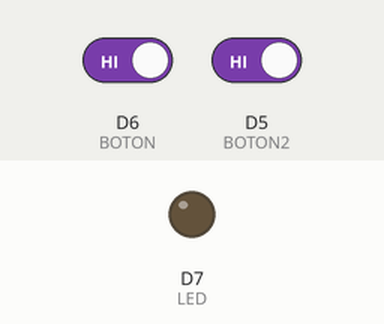
Bench run of a sketch on a simulated ESP8266 (NodeMCU). Parts: output pins drawn as LEDs (lit = HIGH). Inputs (shaded band) come from the test bench; at power-on: D6 (BOTON) HIGH, D5 (BOTON2) HIGH.

Above: at 1.2 s.
1.3 s: D6 (BOTON) driven LOW and D5 (BOTON2) driven LOW
At 1.8 s:
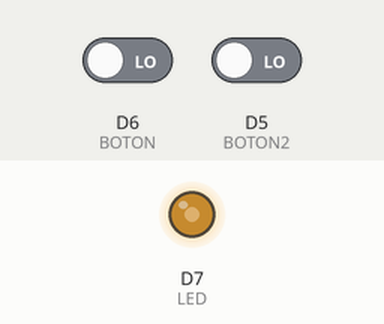
2.8 s: D6 (BOTON) driven HIGH
At 3.7 s:
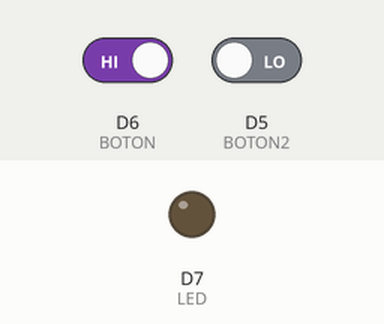
4.3 s: D6 (BOTON) driven LOW
At 5.3 s:
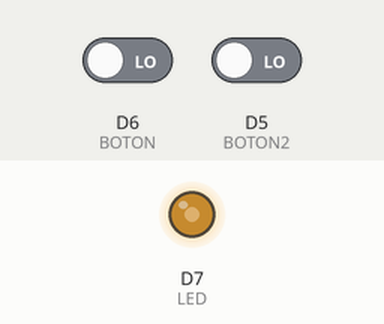
5.8 s: D5 (BOTON2) driven HIGH
At 7.2 s:
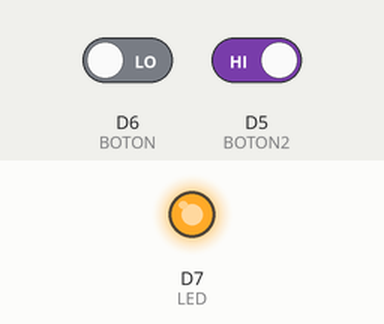
Timing chart, 0 to 8.3 s (numbered marks = the images above; inputs shaded):
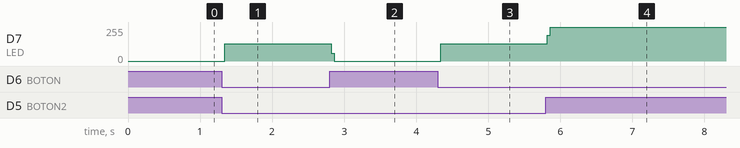

Measured:
- after the input at 1.3 s, D7 (LED): 0/255 → 128/255 at once
- after the input at 2.8 s, D7 (LED): 128/255 → 0/255 at once
- after the input at 4.3 s, D7 (LED): 0/255 → 128/255 at once
- after the input at 5.8 s, D7 (LED): 128/255 → 255/255 at once

The sketch:

Led1_encender_y_apagado_button_AND_ESP8266MOD.ino
```cpp
#define BOTON D6
#define BOTON2 D5
#define LED D7


int newboton1=LOW;
int newboton2=LOW;
int auxled = 1;//Mantiene encendido el led al ejecutar

void setup() {
  // put your setup code here, to run once:

pinMode(BOTON, INPUT);
pinMode(BOTON2, INPUT);
pinMode(LED, OUTPUT);

}

void loop() {
  // put your main code here, to run repeatedly:
  newboton1 = digitalRead(BOTON);
  newboton2 = digitalRead(BOTON2);

      if(newboton1 == LOW && newboton2 == LOW){ // El nuevo boton debe ser igual a apagado
        auxled = !auxled;
        digitalWrite(LED, auxled);

    }

}
```
